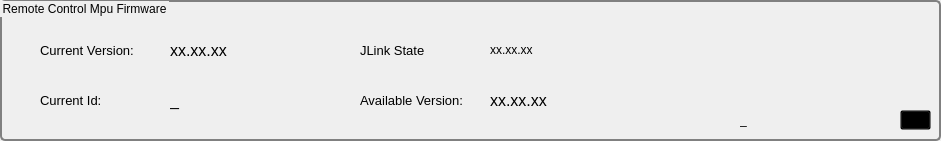
   <widget class="QGroupBox" name="groupBoxRemote">
    <property name="geometry">
     <rect>
      <x>10</x>
      <y>500</y>
      <width>941</width>
      <height>141</height>
     </rect>
    </property>
    <property name="accessibleName">
     <string/>
    </property>
    <property name="accessibleDescription">
     <string/>
    </property>
    <property name="layoutDirection">
     <enum>Qt::LeftToRight</enum>
    </property>
    <property name="styleSheet">
     <string notr="true">QGroupBox { 
     border: 2px solid gray; 
     border-radius: 5px; 
 } </string>
    </property>
    <property name="inputMethodHints">
     <set>Qt::ImhDigitsOnly</set>
    </property>
    <property name="title">
     <string>Remote Control Mpu Firmware</string>
    </property>
    <widget class="QLabel" name="labelCurrVersionRem">
     <property name="geometry">
      <rect>
       <x>40</x>
       <y>40</y>
       <width>111</width>
       <height>20</height>
      </rect>
     </property>
     <property name="font">
      <font>
       <pointsize>10</pointsize>
      </font>
     </property>
     <property name="text">
      <string>Current Version:</string>
     </property>
     <property name="scaledContents">
      <bool>true</bool>
     </property>
    </widget>
    <widget class="QLabel" name="varCurrVersionNbrRem">
     <property name="geometry">
      <rect>
       <x>170</x>
       <y>40</y>
       <width>171</width>
       <height>20</height>
      </rect>
     </property>
     <property name="font">
      <font>
       <pointsize>12</pointsize>
      </font>
     </property>
     <property name="text">
      <string>xx.xx.xx</string>
     </property>
     <property name="scaledContents">
      <bool>true</bool>
     </property>
    </widget>
    <widget class="QLabel" name="varJLinkStateRem">
     <property name="geometry">
      <rect>
       <x>490</x>
       <y>40</y>
       <width>431</width>
       <height>20</height>
      </rect>
     </property>
     <property name="palette">
      <palette>
       <active>
        <colorrole role="WindowText">
         <brush brushstyle="SolidPattern">
          <color alpha="255">
           <red>0</red>
           <green>0</green>
           <blue>0</blue>
          </color>
         </brush>
        </colorrole>
        <colorrole role="Button">
         <brush brushstyle="SolidPattern">
          <color alpha="255">
           <red>0</red>
           <green>0</green>
           <blue>255</blue>
          </color>
         </brush>
        </colorrole>
        <colorrole role="Light">
         <brush brushstyle="SolidPattern">
          <color alpha="255">
           <red>127</red>
           <green>127</green>
           <blue>255</blue>
          </color>
         </brush>
        </colorrole>
        <colorrole role="Midlight">
         <brush brushstyle="SolidPattern">
          <color alpha="255">
           <red>63</red>
           <green>63</green>
           <blue>255</blue>
          </color>
         </brush>
        </colorrole>
        <colorrole role="Dark">
         <brush brushstyle="SolidPattern">
          <color alpha="255">
           <red>0</red>
           <green>0</green>
           <blue>127</blue>
          </color>
         </brush>
        </colorrole>
        <colorrole role="Mid">
         <brush brushstyle="SolidPattern">
          <color alpha="255">
           <red>0</red>
           <green>0</green>
           <blue>170</blue>
          </color>
         </brush>
        </colorrole>
        <colorrole role="Text">
         <brush brushstyle="SolidPattern">
          <color alpha="255">
           <red>0</red>
           <green>0</green>
           <blue>0</blue>
          </color>
         </brush>
        </colorrole>
        <colorrole role="BrightText">
         <brush brushstyle="SolidPattern">
          <color alpha="255">
           <red>255</red>
           <green>255</green>
           <blue>255</blue>
          </color>
         </brush>
        </colorrole>
        <colorrole role="ButtonText">
         <brush brushstyle="SolidPattern">
          <color alpha="255">
           <red>0</red>
           <green>0</green>
           <blue>0</blue>
          </color>
         </brush>
        </colorrole>
        <colorrole role="Base">
         <brush brushstyle="SolidPattern">
          <color alpha="255">
           <red>255</red>
           <green>255</green>
           <blue>255</blue>
          </color>
         </brush>
        </colorrole>
        <colorrole role="Window">
         <brush brushstyle="SolidPattern">
          <color alpha="255">
           <red>0</red>
           <green>0</green>
           <blue>255</blue>
          </color>
         </brush>
        </colorrole>
        <colorrole role="Shadow">
         <brush brushstyle="SolidPattern">
          <color alpha="255">
           <red>0</red>
           <green>0</green>
           <blue>0</blue>
          </color>
         </brush>
        </colorrole>
        <colorrole role="AlternateBase">
         <brush brushstyle="SolidPattern">
          <color alpha="255">
           <red>127</red>
           <green>127</green>
           <blue>255</blue>
          </color>
         </brush>
        </colorrole>
        <colorrole role="ToolTipBase">
         <brush brushstyle="SolidPattern">
          <color alpha="255">
           <red>255</red>
           <green>255</green>
           <blue>220</blue>
          </color>
         </brush>
        </colorrole>
        <colorrole role="ToolTipText">
         <brush brushstyle="SolidPattern">
          <color alpha="255">
           <red>0</red>
           <green>0</green>
           <blue>0</blue>
          </color>
         </brush>
        </colorrole>
       </active>
       <inactive>
        <colorrole role="WindowText">
         <brush brushstyle="SolidPattern">
          <color alpha="255">
           <red>0</red>
           <green>0</green>
           <blue>0</blue>
          </color>
         </brush>
        </colorrole>
        <colorrole role="Button">
         <brush brushstyle="SolidPattern">
          <color alpha="255">
           <red>0</red>
           <green>0</green>
           <blue>255</blue>
          </color>
         </brush>
        </colorrole>
        <colorrole role="Light">
         <brush brushstyle="SolidPattern">
          <color alpha="255">
           <red>127</red>
           <green>127</green>
           <blue>255</blue>
          </color>
         </brush>
        </colorrole>
        <colorrole role="Midlight">
         <brush brushstyle="SolidPattern">
          <color alpha="255">
           <red>63</red>
           <green>63</green>
           <blue>255</blue>
          </color>
         </brush>
        </colorrole>
        <colorrole role="Dark">
         <brush brushstyle="SolidPattern">
          <color alpha="255">
           <red>0</red>
           <green>0</green>
           <blue>127</blue>
          </color>
         </brush>
        </colorrole>
        <colorrole role="Mid">
         <brush brushstyle="SolidPattern">
          <color alpha="255">
           <red>0</red>
           <green>0</green>
           <blue>170</blue>
          </color>
         </brush>
        </colorrole>
        <colorrole role="Text">
         <brush brushstyle="SolidPattern">
          <color alpha="255">
           <red>0</red>
           <green>0</green>
           <blue>0</blue>
          </color>
         </brush>
        </colorrole>
        <colorrole role="BrightText">
         <brush brushstyle="SolidPattern">
          <color alpha="255">
           <red>255</red>
           <green>255</green>
           <blue>255</blue>
          </color>
         </brush>
        </colorrole>
        <colorrole role="ButtonText">
         <brush brushstyle="SolidPattern">
          <color alpha="255">
           <red>0</red>
           <green>0</green>
           <blue>0</blue>
          </color>
         </brush>
        </colorrole>
        <colorrole role="Base">
         <brush brushstyle="SolidPattern">
          <color alpha="255">
           <red>255</red>
           <green>255</green>
           <blue>255</blue>
          </color>
         </brush>
        </colorrole>
        <colorrole role="Window">
         <brush brushstyle="SolidPattern">
          <color alpha="255">
           <red>0</red>
           <green>0</green>
           <blue>255</blue>
          </color>
         </brush>
        </colorrole>
        <colorrole role="Shadow">
         <brush brushstyle="SolidPattern">
          <color alpha="255">
           <red>0</red>
           <green>0</green>
           <blue>0</blue>
          </color>
         </brush>
        </colorrole>
        <colorrole role="AlternateBase">
         <brush brushstyle="SolidPattern">
          <color alpha="255">
           <red>127</red>
           <green>127</green>
           <blue>255</blue>
          </color>
         </brush>
        </colorrole>
        <colorrole role="ToolTipBase">
         <brush brushstyle="SolidPattern">
          <color alpha="255">
           <red>255</red>
           <green>255</green>
           <blue>220</blue>
          </color>
         </brush>
        </colorrole>
        <colorrole role="ToolTipText">
         <brush brushstyle="SolidPattern">
          <color alpha="255">
           <red>0</red>
           <green>0</green>
           <blue>0</blue>
          </color>
         </brush>
        </colorrole>
       </inactive>
       <disabled>
        <colorrole role="WindowText">
         <brush brushstyle="SolidPattern">
          <color alpha="255">
           <red>0</red>
           <green>0</green>
           <blue>127</blue>
          </color>
         </brush>
        </colorrole>
        <colorrole role="Button">
         <brush brushstyle="SolidPattern">
          <color alpha="255">
           <red>0</red>
           <green>0</green>
           <blue>255</blue>
          </color>
         </brush>
        </colorrole>
        <colorrole role="Light">
         <brush brushstyle="SolidPattern">
          <color alpha="255">
           <red>127</red>
           <green>127</green>
           <blue>255</blue>
          </color>
         </brush>
        </colorrole>
        <colorrole role="Midlight">
         <brush brushstyle="SolidPattern">
          <color alpha="255">
           <red>63</red>
           <green>63</green>
           <blue>255</blue>
          </color>
         </brush>
        </colorrole>
        <colorrole role="Dark">
         <brush brushstyle="SolidPattern">
          <color alpha="255">
           <red>0</red>
           <green>0</green>
           <blue>127</blue>
          </color>
         </brush>
        </colorrole>
        <colorrole role="Mid">
         <brush brushstyle="SolidPattern">
          <color alpha="255">
           <red>0</red>
           <green>0</green>
           <blue>170</blue>
          </color>
         </brush>
        </colorrole>
        <colorrole role="Text">
         <brush brushstyle="SolidPattern">
          <color alpha="255">
           <red>0</red>
           <green>0</green>
           <blue>127</blue>
          </color>
         </brush>
        </colorrole>
        <colorrole role="BrightText">
         <brush brushstyle="SolidPattern">
          <color alpha="255">
           <red>255</red>
           <green>255</green>
           <blue>255</blue>
          </color>
         </brush>
        </colorrole>
        <colorrole role="ButtonText">
         <brush brushstyle="SolidPattern">
          <color alpha="255">
           <red>0</red>
           <green>0</green>
           <blue>127</blue>
          </color>
         </brush>
        </colorrole>
        <colorrole role="Base">
         <brush brushstyle="SolidPattern">
          <color alpha="255">
           <red>0</red>
           <green>0</green>
           <blue>255</blue>
          </color>
         </brush>
        </colorrole>
        <colorrole role="Window">
         <brush brushstyle="SolidPattern">
          <color alpha="255">
           <red>0</red>
           <green>0</green>
           <blue>255</blue>
          </color>
         </brush>
        </colorrole>
        <colorrole role="Shadow">
         <brush brushstyle="SolidPattern">
          <color alpha="255">
           <red>0</red>
           <green>0</green>
           <blue>0</blue>
          </color>
         </brush>
        </colorrole>
        <colorrole role="AlternateBase">
         <brush brushstyle="SolidPattern">
          <color alpha="255">
           <red>0</red>
           <green>0</green>
           <blue>255</blue>
          </color>
         </brush>
        </colorrole>
        <colorrole role="ToolTipBase">
         <brush brushstyle="SolidPattern">
          <color alpha="255">
           <red>255</red>
           <green>255</green>
           <blue>220</blue>
          </color>
         </brush>
        </colorrole>
        <colorrole role="ToolTipText">
         <brush brushstyle="SolidPattern">
          <color alpha="255">
           <red>0</red>
           <green>0</green>
           <blue>0</blue>
          </color>
         </brush>
        </colorrole>
       </disabled>
      </palette>
     </property>
     <property name="font">
      <font>
       <pointsize>9</pointsize>
      </font>
     </property>
     <property name="text">
      <string>xx.xx.xx</string>
     </property>
     <property name="scaledContents">
      <bool>true</bool>
     </property>
    </widget>
    <widget class="QLabel" name="labelJLinkStateRem">
     <property name="geometry">
      <rect>
       <x>360</x>
       <y>40</y>
       <width>111</width>
       <height>20</height>
      </rect>
     </property>
     <property name="font">
      <font>
       <pointsize>10</pointsize>
      </font>
     </property>
     <property name="text">
      <string>JLink State</string>
     </property>
     <property name="scaledContents">
      <bool>true</bool>
     </property>
    </widget>
    <widget class="QLabel" name="labelAvailableVersionRem">
     <property name="geometry">
      <rect>
       <x>360</x>
       <y>90</y>
       <width>121</width>
       <height>20</height>
      </rect>
     </property>
     <property name="font">
      <font>
       <pointsize>10</pointsize>
      </font>
     </property>
     <property name="text">
      <string>Available Version:</string>
     </property>
     <property name="scaledContents">
      <bool>true</bool>
     </property>
    </widget>
    <widget class="QLabel" name="varCurrIdNbrRem">
     <property name="geometry">
      <rect>
       <x>170</x>
       <y>90</y>
       <width>111</width>
       <height>20</height>
      </rect>
     </property>
     <property name="font">
      <font>
       <pointsize>12</pointsize>
      </font>
     </property>
     <property name="text">
      <string>_</string>
     </property>
     <property name="scaledContents">
      <bool>true</bool>
     </property>
    </widget>
    <widget class="QLabel" name="labelCurrIdRem">
     <property name="geometry">
      <rect>
       <x>40</x>
       <y>90</y>
       <width>91</width>
       <height>20</height>
      </rect>
     </property>
     <property name="font">
      <font>
       <pointsize>10</pointsize>
      </font>
     </property>
     <property name="text">
      <string>Current Id:</string>
     </property>
     <property name="scaledContents">
      <bool>true</bool>
     </property>
    </widget>
    <widget class="QToolButton" name="toolButtonCnfgRem">
     <property name="geometry">
      <rect>
       <x>900</x>
       <y>110</y>
       <width>31</width>
       <height>20</height>
      </rect>
     </property>
     <property name="styleSheet">
      <string notr="true">QToolButton{
	color:rgb(#f5f377);
	background-color:transparent;
}
QToolButton:hover{
	background-color:transparent;
	font: 75 12pt &quot;MS Shell Dlg 2&quot;;
}
QToolButton:pressed{
	background-color:rgb(#f5f366);
	font: 75 14pt &quot;MS Shell Dlg 2&quot;;
}</string>
     </property>
     <property name="text">
      <string>...</string>
     </property>
    </widget>
    <widget class="QLabel" name="varAvailableVersionNbrRem">
     <property name="geometry">
      <rect>
       <x>490</x>
       <y>90</y>
       <width>361</width>
       <height>20</height>
      </rect>
     </property>
     <property name="font">
      <font>
       <pointsize>12</pointsize>
      </font>
     </property>
     <property name="text">
      <string>xx.xx.xx</string>
     </property>
     <property name="scaledContents">
      <bool>true</bool>
     </property>
    </widget>
    <widget class="QLabel" name="labelSnRem">
     <property name="geometry">
      <rect>
       <x>740</x>
       <y>110</y>
       <width>91</width>
       <height>20</height>
      </rect>
     </property>
     <property name="text">
      <string>_</string>
     </property>
    </widget>
   </widget>
